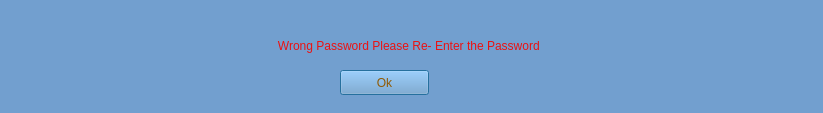
<?xml version="1.0" encoding="UTF-8"?>
<ui version="4.0">
 <class>wrongPasswordWindow</class>
 <widget class="QDialog" name="wrongPasswordWindow">
  <property name="geometry">
   <rect>
    <x>0</x>
    <y>0</y>
    <width>823</width>
    <height>113</height>
   </rect>
  </property>
  <property name="windowTitle">
   <string>Dialog</string>
  </property>
  <property name="styleSheet">
   <string notr="true">background :rgb(114, 159, 207);
font: 75 italic 18pt &quot;URW Bookman L&quot;;</string>
  </property>
  <widget class="QLabel" name="wrongPasswordLabel">
   <property name="geometry">
    <rect>
     <x>110</x>
     <y>20</y>
     <width>601</width>
     <height>51</height>
    </rect>
   </property>
   <property name="styleSheet">
    <string notr="true">color :rgb(235, 18, 18);</string>
   </property>
   <property name="text">
    <string>Wrong Password Please Re- Enter the Password </string>
   </property>
   <property name="alignment">
    <set>Qt::AlignCenter</set>
   </property>
  </widget>
  <widget class="QPushButton" name="pushButton">
   <property name="geometry">
    <rect>
     <x>340</x>
     <y>70</y>
     <width>89</width>
     <height>25</height>
    </rect>
   </property>
   <property name="styleSheet">
    <string notr="true">color :rgb(143, 89, 2)</string>
   </property>
   <property name="text">
    <string>Ok</string>
   </property>
  </widget>
 </widget>
 <resources/>
 <connections/>
</ui>
